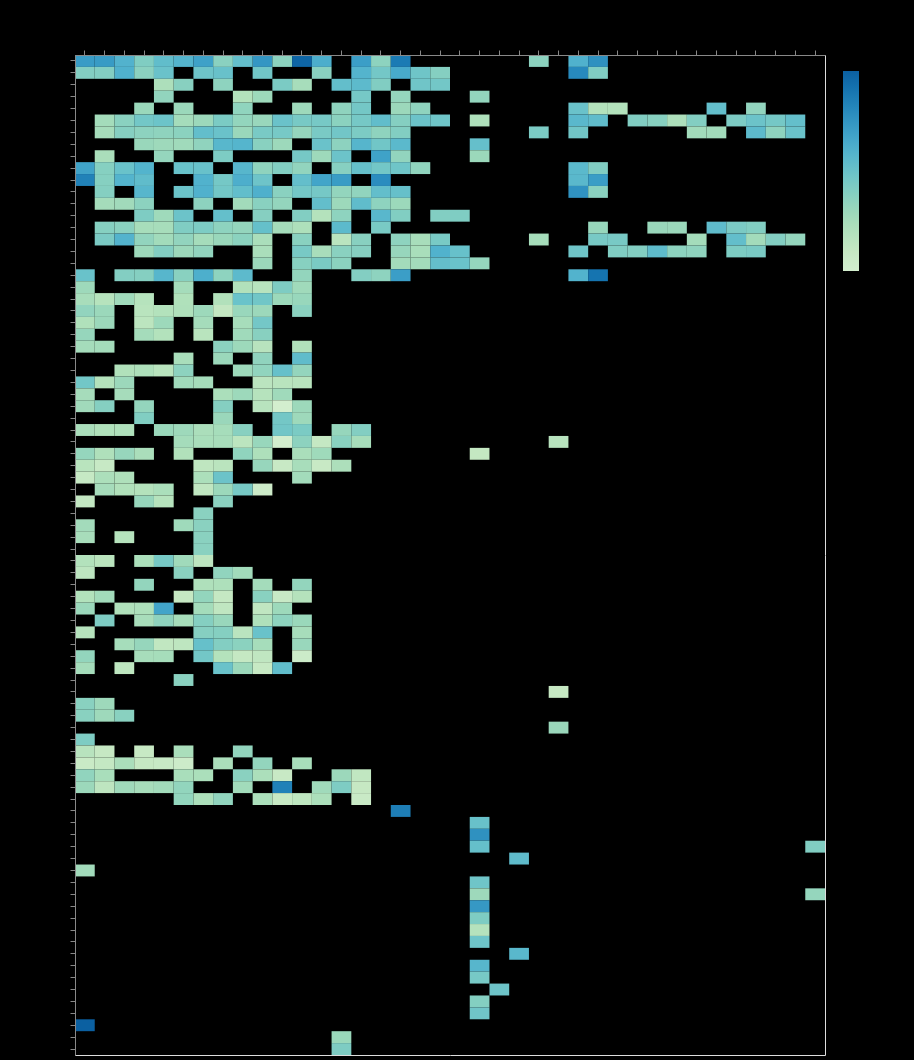

The notebook cell saved with this chart:
### Code cell
al.renderers.enable('jupyterlab')

heat_chart = al.Chart(heat_data, title=f'Avg Price by Section and Row for Event {150339062}').mark_rect().encode(
    x=al.X('Row', title=None, sort=sort_mixed_list(df['Row'].unique()), axis=al.Axis(orient="top",labelAngle=-45)),
    y=al.Y('Section', title=None, sort=sort_mixed_list(df['Section'].unique())),
    color=al.Color('W_Avg_Price', scale=al.Scale(type='log',scheme='greenblue')),
    tooltip=['Section','Row','QuantityRange',al.Tooltip('RawPrice', format="$.0f")]
).properties(
    width=750,
    height=1000
)
# add colored labels 
text = heat_chart.mark_text(size=9).encode(
    al.Text('RawPrice:Q', format="$.0f"))

heat_chart.configure(background='black')

### Figure 1 — Vega-Lite specification as saved in the notebook (floating-point values rounded to 4 significant figures; data arrays with more than 128 entries replaced by an {"elided": "..."} marker saying what was removed)
{"$schema": "https://vega.github.io/schema/vega-lite/v4.17.0.json", "config": {"background": "black", "view": {"continuousHeight": 300, "continuousWidth": 400}}, "data": {"name": "data-12a91202ae5a89c83e5013e0052d2ed3"}, "datasets": {"data-12a91202ae5a89c83e5013e0052d2ed3": {"elided": "589 records"}}, "encoding": {"color": {"field": "W_Avg_Price", "scale": {"scheme": "greenblue", "type": "log"}, "type": "quantitative"}, "tooltip": [{"field": "Section", "type": "nominal"}, {"field": "Row", "type": "nominal"}, {"field": "QuantityRange", "type": "quantitative"}, {"field": "RawPrice", "format": "$.0f", "type": "quantitative"}], "x": {"axis": {"labelAngle": -45, "orient": "top"}, "field": "Row", "sort": ["1", "2", "3", "4", "5", "6", "7", "8", "9", "10", "11", "12", "13", "14", "15", "16", "17", "18", "19", "20", "", "10W", "12TIX", "18TIX", "18W", "2W", "A", "B", "C", "D", "E", "F", "G", "H", "J", "K", "L", "M", "None", "SRO"], "title": null, "type": "nominal"}, "y": {"field": "Section", "sort": ["101", "102", "103", "104", "105", "106", "107", "108", "109", "110", "111", "112", "113", "114", "115", "116", "117", "118", "119", "205", "206", "207", "208", "209", "210", "214", "215", "216", "217", "218", "219", "301", "302", "303", "304", "305", "306", "307", "308", "309", "310", "311", "312", "313", "314", "315", "316", "317", "318", "319", "320", "321", "322", "325", "326", "327", "328", "329", "330", "331", "332", "333", "334", "A09", "A48", "B Level Suites", "B03", "B04", "B16", "B34", "B59", "C Level Suites", "C-40", "C-44", "C-6", "C03", "C04", "C29", "C30", "C32", "C37", "C41", "C42", "C43", "CRT", "LOT C", "Lexus Club Pass", "Loge Level 104", "Loge Level 118", "PARKING", "PARKINGING", "PR01", "PR02", "PR03", "PR04", "PR05", "PR06", "PR07", "PR08", "PR09", "PR10", "PR11", "PR12", "PR13", "PR14", "PR15", "PR16", "PR17", "PR18"], "title": null, "type": "nominal"}}, "height": 1000, "mark": "rect", "title": "Avg Price by Section and Row for Event 150339062", "usermeta": {"embedOptions": {"theme": "dark"}}, "width": 750}
